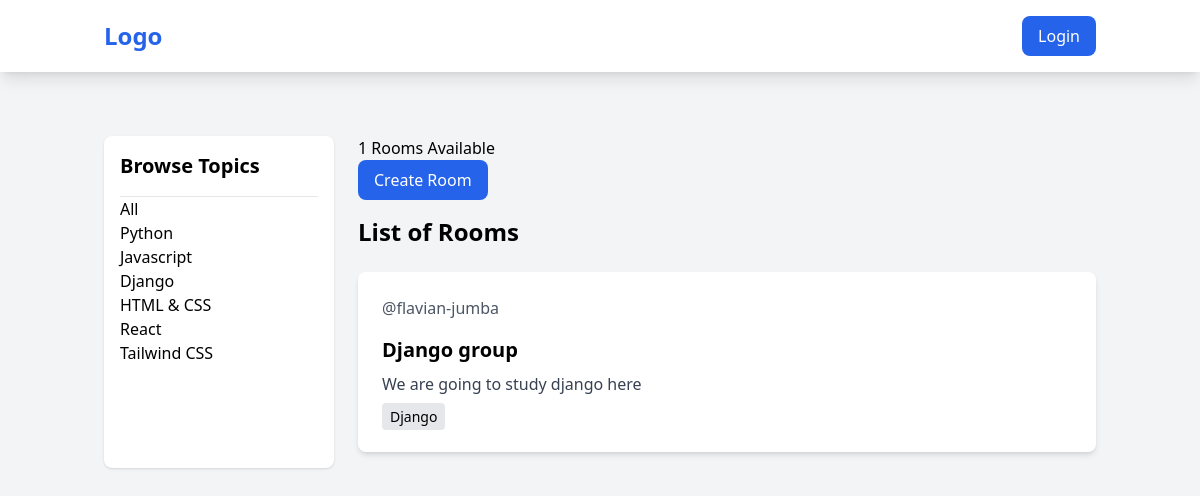
Screenshot of /?q=Django with the database file from the repository.
### baseapp/models.py (models this page shows, shortened)
class Topic(models.Model):
     name = models.CharField(max_length=200)

class Room(models.Model):
     host =models.ForeignKey(User, on_delete=models.SET_NULL,null=True)
     topic = models.ForeignKey(Topic, on_delete=models.SET_NULL,null=True)
     name = models.CharField(max_length=200)
     description = models.TextField(null=True,blank=True)
     participants = models.ManyToManyField(User, related_name='participants', blank=True)
     updated = models.DateTimeField(auto_now = True)
     created = models.DateTimeField(auto_now_add=True)

### baseapp/views.py (the view)
# urls.py: path('', views.home, name='home'),
def home(request):
    q = request.GET.get('q') if request.GET.get('q') != None else ''
    roomsdata = Room.objects.filter(
        Q(topic__name__icontains=q) |
        Q(name__icontains=q) |
        Q(description__icontains=q)
    )
    topics = Topic.objects.all()
    room_count = roomsdata.count()
    context = {'rooms': roomsdata, 'topics': topics, 'room_count': room_count}
    return render(request, 'baseapp/home.html', context)

### baseapp/templates/baseapp/home.html (shortened to what this page needs)
{% extends 'main.html' %}
{% block content %}
<div class="container mx-auto px-4 py-8">
    <div class="grid grid-cols-1 md:grid-cols-4 gap-6">
        <div class="bg-white p-4 rounded-lg shadow">
            <h3 class="text-xl font-semibold mb-4">Browse Topics</h3>
            <hr>
            <a href="{% url 'home' %}">All</a> <br>
            {% for topic in topics %}
                <a href="{% url 'home' %}?q={{ topic.name }}">{{ topic.name }}</a> <br>
            {% endfor %}
        </div>
        <div class="md:col-span-3">
          <h5>{{ rooms.count }} Rooms Available</h5>
            <a href="{% url 'create-room' %}" class="inline-block mb-4 px-4 py-2 bg-blue-600 text-white rounded-lg hover:bg-blue-700">Create Room</a>
            <h1 class="text-2xl font-bold mb-6">List of Rooms</h1>
            {% for room in rooms %}
                <div class="bg-white p-6 rounded-lg shadow-md mb-4">
                    <div class="flex justify-between items-center mb-4">
                        <span class="text-gray-600">@{{room.host.username}}</span>
                    </div>
                    <h3 class="text-xl font-semibold mb-2">
                        <a href="{% url 'room' room.id %}" class="hover:text-blue-600">{{ room.name }}</a>
                    </h3>
                    <p class="text-gray-700 mb-2">{{ room.description }}</p>
                    <small class="bg-gray-200 px-2 py-1 rounded text-sm">{{room.topic.name}}</small>
                </div>
            {% endfor %}
        </div>
    </div>
</div>
{% endblock %}

### rows the page displays
Topic: name "Python"
Topic: name "Javascript"
Topic: name "Django"
Topic: name "HTML & CSS"
Topic: name "React"
Topic: name "Tailwind CSS"
Room: host.username "flavian-jumba", name "Django group", description "We are going to study django here", topic.name "Django"

### other values shown
{{ rooms.count }} "1"
